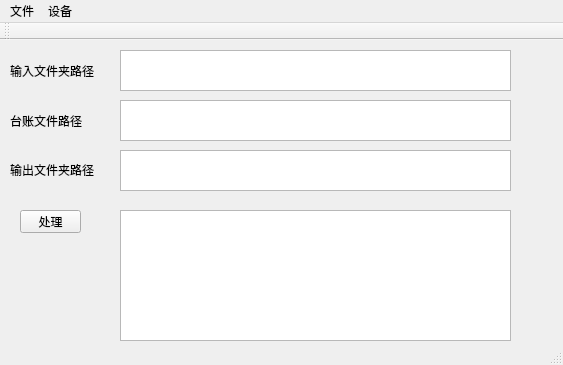
<?xml version="1.0" encoding="UTF-8"?>
<ui version="4.0">
 <class>FileClassificationClass</class>
 <widget class="QMainWindow" name="FileClassificationClass">
  <property name="geometry">
   <rect>
    <x>0</x>
    <y>0</y>
    <width>563</width>
    <height>365</height>
   </rect>
  </property>
  <property name="windowTitle">
   <string>文档智能整理OCR软件</string>
  </property>
  <widget class="QWidget" name="centralWidget">
   <widget class="QLabel" name="label">
    <property name="geometry">
     <rect>
      <x>10</x>
      <y>20</y>
      <width>91</width>
      <height>21</height>
     </rect>
    </property>
    <property name="text">
     <string>输入文件夹路径</string>
    </property>
   </widget>
   <widget class="QPlainTextEdit" name="plainTextEdit">
    <property name="geometry">
     <rect>
      <x>120</x>
      <y>10</y>
      <width>391</width>
      <height>41</height>
     </rect>
    </property>
   </widget>
   <widget class="QPushButton" name="pushButton">
    <property name="geometry">
     <rect>
      <x>20</x>
      <y>170</y>
      <width>61</width>
      <height>23</height>
     </rect>
    </property>
    <property name="text">
     <string>处理</string>
    </property>
   </widget>
   <widget class="QPlainTextEdit" name="plainTextEdit_2">
    <property name="geometry">
     <rect>
      <x>120</x>
      <y>170</y>
      <width>391</width>
      <height>131</height>
     </rect>
    </property>
   </widget>
   <widget class="QLabel" name="label_2">
    <property name="geometry">
     <rect>
      <x>10</x>
      <y>120</y>
      <width>91</width>
      <height>20</height>
     </rect>
    </property>
    <property name="text">
     <string>输出文件夹路径</string>
    </property>
   </widget>
   <widget class="QPlainTextEdit" name="plainTextEdit_3">
    <property name="geometry">
     <rect>
      <x>120</x>
      <y>110</y>
      <width>391</width>
      <height>41</height>
     </rect>
    </property>
   </widget>
   <widget class="QPlainTextEdit" name="plainTextEdit_4">
    <property name="geometry">
     <rect>
      <x>120</x>
      <y>60</y>
      <width>391</width>
      <height>41</height>
     </rect>
    </property>
   </widget>
   <widget class="QLabel" name="label_3">
    <property name="geometry">
     <rect>
      <x>10</x>
      <y>70</y>
      <width>81</width>
      <height>21</height>
     </rect>
    </property>
    <property name="text">
     <string>台账文件路径</string>
    </property>
   </widget>
  </widget>
  <widget class="QMenuBar" name="menuBar">
   <property name="geometry">
    <rect>
     <x>0</x>
     <y>0</y>
     <width>563</width>
     <height>23</height>
    </rect>
   </property>
   <widget class="QMenu" name="menuFile">
    <property name="title">
     <string>文件</string>
    </property>
    <addaction name="action_open"/>
    <addaction name="action_tz"/>
    <addaction name="action_out"/>
   </widget>
   <widget class="QMenu" name="menuDevice">
    <property name="title">
     <string>设备</string>
    </property>
    <addaction name="action_CPU"/>
    <addaction name="action_GPU"/>
   </widget>
   <addaction name="menuFile"/>
   <addaction name="menuDevice"/>
  </widget>
  <widget class="QToolBar" name="mainToolBar">
   <attribute name="toolBarArea">
    <enum>TopToolBarArea</enum>
   </attribute>
   <attribute name="toolBarBreak">
    <bool>false</bool>
   </attribute>
  </widget>
  <widget class="QStatusBar" name="statusBar"/>
  <action name="action_open">
   <property name="text">
    <string>输入文档</string>
   </property>
  </action>
  <action name="action_CPU">
   <property name="checkable">
    <bool>true</bool>
   </property>
   <property name="text">
    <string>CPU</string>
   </property>
  </action>
  <action name="action_GPU">
   <property name="checkable">
    <bool>true</bool>
   </property>
   <property name="text">
    <string>GPU</string>
   </property>
  </action>
  <action name="action_out">
   <property name="text">
    <string>输出结果</string>
   </property>
  </action>
  <action name="action_tz">
   <property name="text">
    <string>输入台账</string>
   </property>
  </action>
 </widget>
 <layoutdefault spacing="6" margin="11"/>
 <resources>
  <include location="fileclassification.qrc"/>
 </resources>
 <connections/>
</ui>
